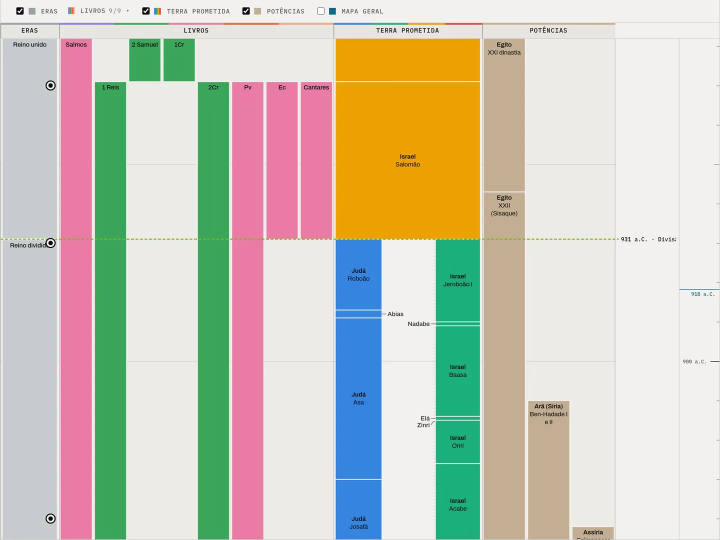
#> input picture frontend/inicio/previa-linha-claro.webp, 1440 x 1080 px, given in place of 2053.png, which was not available (shown at 1/2 size)
$ python fonte2.py ../../../frontend/inicio/previa-linha-claro.webp
#> lines starting #> are read from the running program, lines starting #| are printed output that depends on the picture; after the words box and inside, x2 and y2 are one past the last pixel; in counts of white or black regions, pixels touching at a corner belong together; pictures that were not available may be replaced by others from this repository, and a replacement may not be noted
#> further down, im is the input picture: shape (1080, 1440, 3); mean B, G, R 184.6, 200.3, 202.9
### scripts/mapa-geral/experimentos/texto_det2.py
# Detecção de texto v2: letras do vídeo são neutras (cinza-escuro ou branco), regiões são coloridas.
# Máscara: escuro = black-hat>30 & cinza<=150 & croma<=45; claro = top-hat>30 & cinza>=190 & croma<=40.
# Componentes com forma de letra; palavras = letras na mesma linha (sobreposição vertical >= 50 %) com vão <= 0,7 h.
import sys,json,numpy as np,cv2
V2='scripts/mapa-geral/.cache/v2/'
def mascaras(im):
    g=cv2.cvtColor(im,cv2.COLOR_BGR2GRAY)
    ch=(im.max(2).astype(np.int16)-im.min(2)).astype(np.int16)
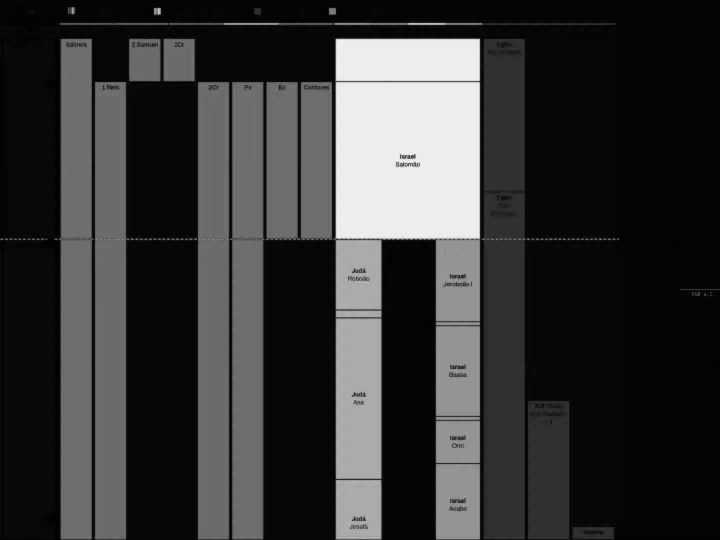
#> ch: shape (1080, 1440) int16 (shown at 1/2 size); min 0, max 252, mean 54.8
    med=cv2.medianBlur(g,15).astype(np.int16); gi=g.astype(np.int16)
#> after `med = cv2.medianBlur(g, 15).astype(np.int16)`:
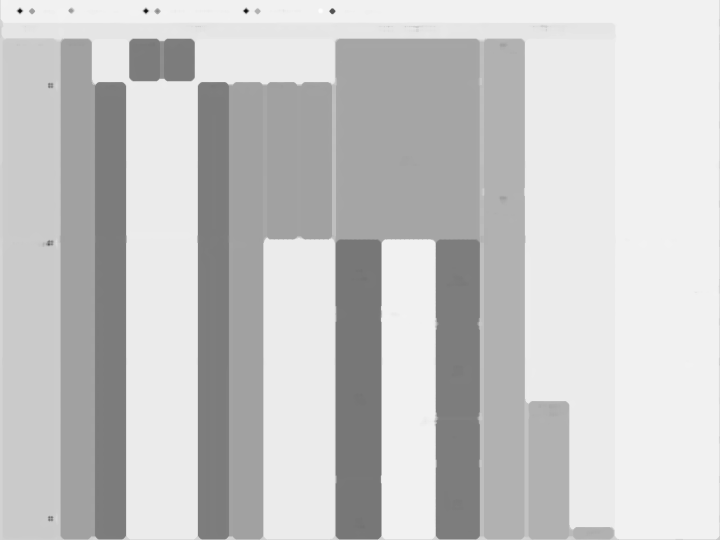
#> med: shape (1080, 1440) int16 (shown at 1/2 size); min 13, max 254, mean 199
    bh=med-gi; th=gi-med
#> after `th = gi - med`:
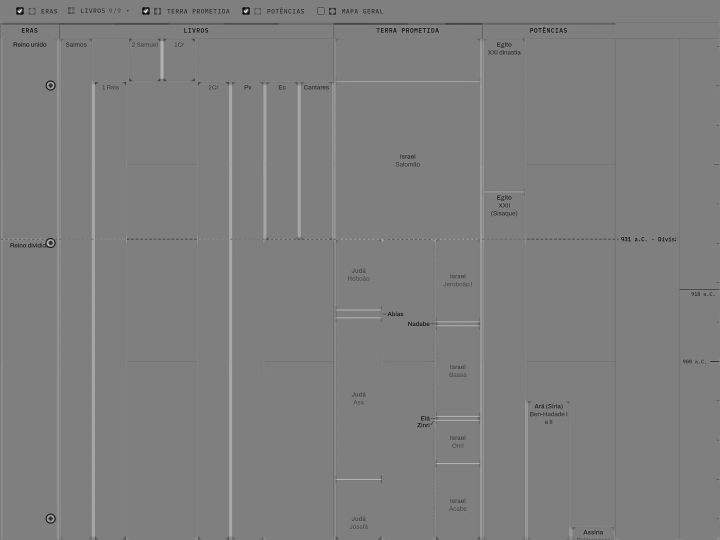
#> th: shape (1080, 1440) int16 (shown at 1/2 size); min -241, max 242, mean 0.1; drawn with min black and max white
    out={'escuro':(bh>30)&(g<=150)&(ch<=60),'claro':(th>30)&(g>=175)}
    k5=cv2.getStructuringElement(cv2.MORPH_RECT,(5,5)); k3=np.ones((3,3),np.uint8)
    for n,m in out.items():      # traço de letra é fino: tira as partes grossas (terra, mancha) e a borda delas
        m8=m.astype(np.uint8); grosso=cv2.dilate(cv2.morphologyEx(m8,cv2.MORPH_OPEN,k5),k3)
        out[n]=m&(grosso==0)
#> this loop made 2 passes
#> n on passes 1 to 2: 'escuro', 'claro'
#> pass 1, in mascaras, `m8 = m.astype(np.uint8)`:
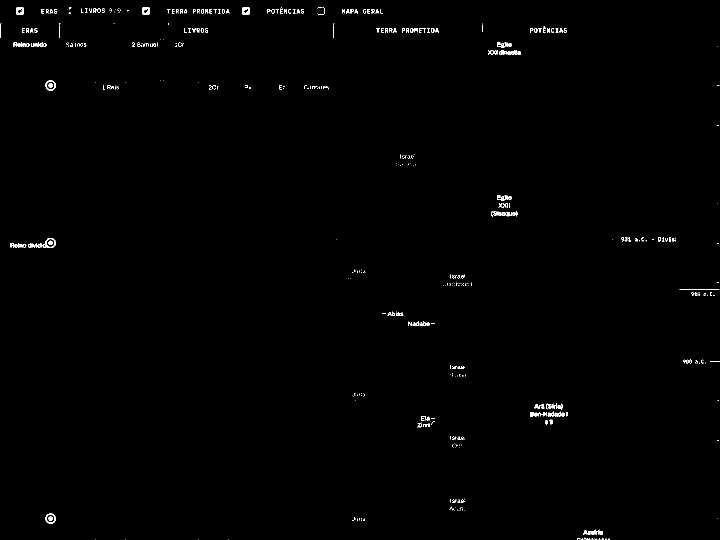
#> m8: shape (1080, 1440) (shown at 1/2 size); values 0 (black) and 1 (white), 0.52% white in thin lines or dots
#> pass 1, in mascaras, `grosso = cv2.dilate(cv2.morphologyEx(m8, cv2.MORPH_OPEN, k5), k3)`:
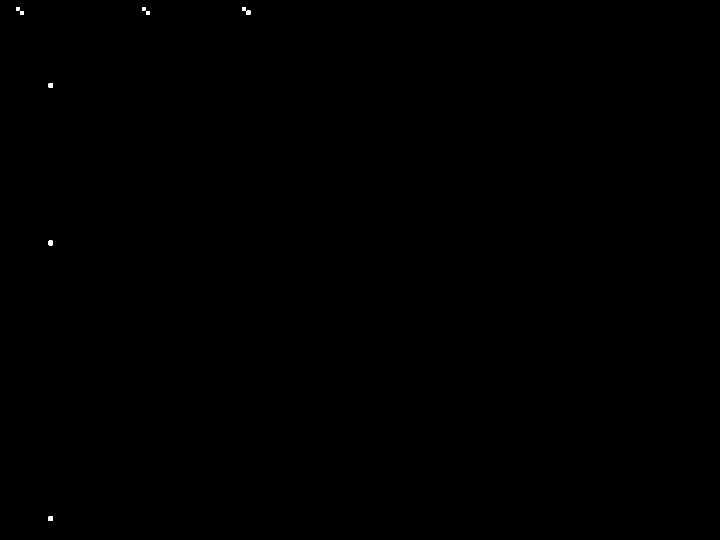
#> grosso: shape (1080, 1440) (shown at 1/2 size); values 0 (black) and 1 (white), 0.04% white; 9 white regions, largest, box (x1, y1, x2, y2) and area: (97, 166, 106, 176) 86, (97, 481, 106, 491) 86, (97, 1033, 106, 1042) 80
#> after the loop, out = 2 items
    return out
def letras(b):
    n,lab,st,_=cv2.connectedComponentsWithStats(b.astype(np.uint8),connectivity=8)
#> lab: shape (1080, 1440) int32; 476 distinct labels, from 0 to 475
#> n = 476; st = 476 rows, first 6: [0, 0, 1440, 1080, 1547499], [39, 15, 8, 8, 41], [138, 15, 5, 4, 11], [291, 15, 8, 7, 38], [492, 15, 8, 6, 34], [561, 15, 4, 2, 4]
    out=[]
    for i in range(1,n):
        x,y,w,h,a=st[i]
        if 2<=h<=34 and w<=300 and a<=(0.92*w*h+4 if w<=1.5*h else 0.7*w*h): out.append([x,y,w,h,a])
#> this loop made 475 passes
#> after the loop, out = 347 items, first 6: [39, 15, 8, 8, 41], [138, 15, 5, 4, 11], [291, 15, 8, 7, 38], [492, 15, 8, 6, 34], [561, 15, 4, 2, 4], [635, 15, 10, 2, 10]
    return out
def agrupar(L):
    L=sorted(L,key=lambda t:t[0]); pai=list(range(len(L)))
#> after `L = sorted(L, key=lambda t: t[0])`: L = 347 items, first 6: [1, 47, 2, 29, 30], [21, 486, 7, 9, 45], [27, 85, 17, 9, 85], [29, 488, 6, 7, 31], [33, 21, 7, 8, 35], [36, 488, 2, 7, 14]
#> after `pai = list(range(len(L)))`: pai = 347 values from 0 to 346
    def f(i):
        while pai[i]!=i: pai[i]=pai[pai[i]]; i=pai[i]
        return i
    for i,(x,y,w,h,a) in enumerate(L):
        for j in range(i+1,len(L)):
            x2,y2,w2,h2,a2=L[j]
            if x2>x+w+40: break
            hh=max(h,h2,6); gap=x2-(x+w)
            ov=min(y+h,y2+h2)-max(y,y2)
            if gap<=0.7*hh and ov>=0.5*min(h,h2) and max(h,h2)<=2.2*max(3,min(h,h2)) or (gap<=0.7*hh and min(h,h2)<=3 and ov>=0):
                pai[f(j)]=f(i)
#> this loop made 347 passes
#> after the loop, pai = 347 values, max 344 at index 344, min 0 at index 0, mean 166.6
    g={}
    for i in range(len(L)): g.setdefault(f(i),[]).append(L[i])
#> after the loop, g = 99 items
    out=[]
    for m in g.values():
        x0=min(t[0] for t in m); y0=min(t[1] for t in m); x1=max(t[0]+t[2] for t in m); y1=max(t[1]+t[3] for t in m)
        hs=sorted(t[3] for t in m); hm=hs[len(hs)//2]
        if (len([t for t in m if t[3]>=3])>=2 or (len(m)==1 and m[0][2]>=2*m[0][3])) and 3<=hm<=30 and y1-y0>=5 and x1-x0>=1.2*(y1-y0): out.append((int(x0),int(y0),int(x1-x0),int(y1-y0),len(m)))
#> this loop made 99 passes
#> (m, x0, y0, x1, y1, hs, hm) on passes 1, 4, 5, 8, 9, 10, 11, 12, 14: ([[1, 47, 2, 29, 30]], 1, 47, 3, 76, [29], 29), ([[33, 21, 7, 8, 35]], 33, 21, 40, 29, [8], 8), ([[39, 15, 8, 8, 41]], 39, 15, 47, 23, [8], 8), ([[85, 476, 27, 20, 174]], 85, 476, 112, 496, [20], 20), ([[91, 161, 21, 20, 142]], 91, 161, 112, 181, [20], 20), ([[91, 1027, 21, 21, 145]], 91, 1027, 112, 1048, [21], 21), ([[118, 46, 3, 4, 6]], 118, 46, 121, 50, [4], 4), ([[118, 51, 1, 25, 25]], 118, 51, 119, 76, [25], 25), ([[137, 24, 5, 4, 11]], 137, 24, 142, 28, [4], 4)
#> (x0, y0, x1, y1, hs, hm) on passes 2, 3, 6, 7, 13, 16: (21, 486, 84, 495, [7, 7, 7, 7, 7, 7, 7, 9, 9, 9], 7), (27, 84, 93, 94, [2, 2, 7, 7, 8, 8, 8, 8, 9, 10], 8), (44, 56, 75, 65, [9, 9, 9, 9], 9), (83, 18, 114, 27, [9, 9, 9, 9], 9), (132, 85, 173, 94, [2, 2, 3, 3, 4, 6, 6, 7, 8], 4), (162, 17, 210, 26, [9, 9, 9, 9, 9, 9], 9)
    return out
def detectar(im):
    return [(nome,)+p[:4] for nome,b in mascaras(im).items() for p in agrupar(letras(b))]
#> in letras (call 2), `n,lab,st,_=cv2.connectedComponentsWithStats(b.astype(np.uint8),connect..`:
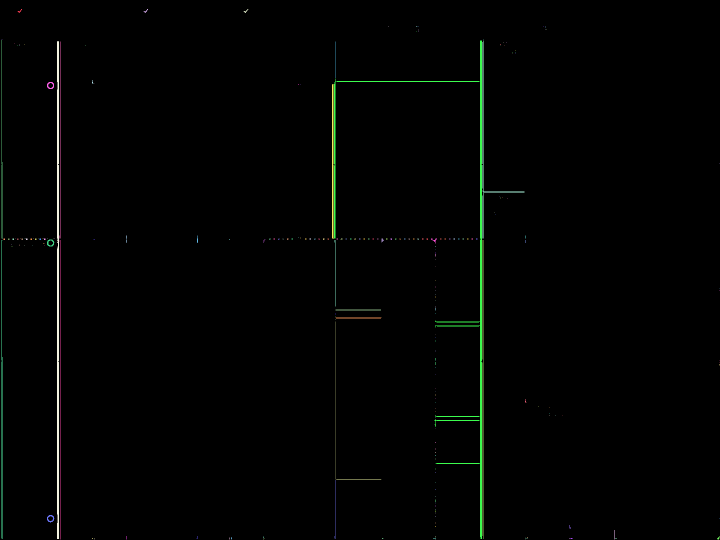
#> lab: shape (1080, 1440) int32 (shown at 1/2 size); 227 distinct labels, from 0 to 226; one colour per label, 0 black
#> the loop in agrupar (call 2), `for i,(x,y,w,h,a) in enumerate(L):` made 119 passes
#> (x, y, w, h, a) on passes 1 to 12: (7, 477, 3, 3, 9), (16, 477, 3, 3, 9), (25, 477, 3, 3, 9), (34, 477, 3, 3, 9), (35, 18, 9, 8, 23), (38, 489, 1, 3, 3), (43, 477, 3, 3, 9), (51, 476, 4, 4, 10), (61, 477, 3, 3, 9), (70, 477, 3, 3, 9), (79, 477, 3, 3, 9), (87, 476, 4, 4, 10)
#> the loop in agrupar (call 2), `for i in range(len(L)): g.setdefault(f(i),[]).append(L[i])` made 119 passes
#> the loop in agrupar (call 2), `for m in g.values():` made 113 passes
# [5 lines that do not run on import are left out]

### scripts/mapa-geral/experimentos/reconhecer.py
# Reconhecedor de rótulo: OCR (RapidOCR + Tesseract) dá candidatos; a renderização com uma fonte sem serifa
# (Open Sans) escolhe o que melhor explica o recorte e corrige letra a letra (busca local por edições).
import sys,os,re,time,cv2,numpy as np
from PIL import Image,ImageDraw,ImageFont
sys.path.insert(0,'scripts/mapa-geral/experimentos')
FONTE=os.path.expanduser('~/.cache/mapa-biblia-lib/fontes/OpenSans.ttf')
SS=4
ALFA="abcdefghijklmnopqrstuvwxyzABCDEFGHIJKLMNOPQRSTUVWXYZ.' -"
CONF={'i':'lIjtrf1','l':'iIt1','I':'lit','r':'nt','n':'rmuh','m':'n','u':'nv','v':'uy','c':'eoa','e':'cao','o':'aecu','a':'oesu','s':'ae','h':'bkn','b':'hd','k':'hx','g':'qy','q':'g','y':'gv','d':'b','f':'tl','t':'fli','B':'R','R':'B','D':'O','O':'DQ','C':'G','G':'C','K':'X','X':'K','V':'Y','Y':'V','M':'N','N':'M','E':'F','F':'E','.':',',' ':''}
_fontes={}
def fonte(tam):
    k=round(tam*SS*4)/4
    if k not in _fontes: _fontes[k]=ImageFont.truetype(FONTE,k)
    return _fontes[k]
_rend={}
def render(txt,tam):
    k=(txt,tam)
    if k in _rend: return _rend[k]
    f=fonte(tam); l,t,r,b=f.getbbox(txt)
    im=Image.new('L',(max(1,r-l)+2*SS,max(1,b-t)+2*SS),0); ImageDraw.Draw(im).text((SS-l,SS-t),txt,font=f,fill=255)
    a=np.asarray(im,np.float32)/255
    if len(_rend)>20000: _rend.clear()
    tpls=[]
    for oy in range(SS):
        for ox in range(SS):
            b=a[oy:,ox:]; H,W=b.shape[0]//SS*SS,b.shape[1]//SS*SS
            tpls.append(b[:H,:W].reshape(H//SS,SS,W//SS,SS).mean((1,3)))
    _rend[k]=tpls; return tpls
def tinta(crop,claro):
    g=cv2.cvtColor(crop,cv2.COLOR_BGR2GRAY).astype(np.float32); med=np.median(g)
    t=(g-med) if claro else (med-g)
    return np.clip(t/max(1.0,t.max()),0,1)
MODO='margem'
# [13 lines left out: function nota, not called in this run]
def nota_margem(ink,txt,tam):
    # NCC local com o texto cercado de uma margem vazia (~1 letra dos lados, 1 px em cima/embaixo): letra que falta
    # ou sobra ao lado conta contra; tinta longe (outro rótulo, fronteira) não.
    if not txt.strip(): return -1.0
    mx=max(2,int(round(0.55*tam))); best=-1.0
    for tpl in render(txt,tam):
        t=cv2.copyMakeBorder(tpl,1,1,mx,mx,cv2.BORDER_CONSTANT,value=0)
        if t.shape[0]>ink.shape[0] or t.shape[1]>ink.shape[1]:
            pad=(max(0,t.shape[0]-ink.shape[0]),max(0,t.shape[1]-ink.shape[1]))
            ink2=cv2.copyMakeBorder(ink,pad[0],pad[0],pad[1],pad[1],cv2.BORDER_CONSTANT,value=0)
        else: ink2=ink
        best=max(best,float(cv2.matchTemplate(ink2,t,cv2.TM_CCOEFF_NORMED).max()))
    return best
# [14 lines left out: functions valido, dist, not called in this run]
PEN=0.012
# [6 lines left out: function tamanho, not called in this run]
def limpa(s): return re.sub(r"\s+"," ",re.sub(r"[^A-Za-z.' -]","",s)).strip(" -'")
# [30 lines left out: functions editar, escolher, not called in this run]

### scripts/mapa-geral/experimentos/fonte2.py
# Ranking de fontes nos rótulos grandes do mapa 2053 (1799).
import sys,os,glob,cv2,numpy as np
sys.path.insert(0,'scripts/mapa-geral/experimentos')
import texto_det2 as td, reconhecer as rc
im=cv2.imread('scripts/mapa-geral/.cache/v2/mapas/2053.png')
cx=[a for a in td.detectar(im) if a[4]>=11 and a[3]>=40]
GT={0:'Russian America',6:'Philippines',8:'Joseon',10:'New Spain',11:"Rupert's Land",18:'North Greenland',24:'Diriyah',25:'Qajars',26:'Khiva',27:'Kazakhs',29:'Russia',31:'Qing',32:'Siam'}
fontes=[os.path.expanduser('~/.cache/mapa-biblia-lib/fontes/'+f) for f in sys.argv[1:]]
res=[]
for f in fontes:
    rc.FONTE=f; rc._fontes.clear(); rc._rend.clear(); sc=[]
    for i,g in GT.items():
#> (the run stopped early here; a loop or call above may not have finished)
